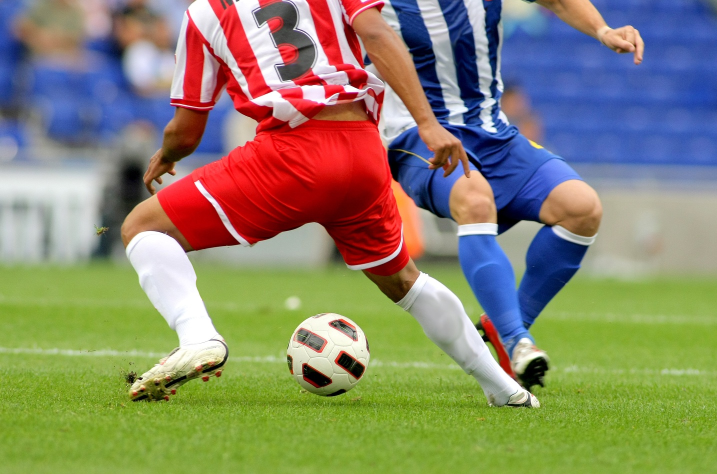
#> input picture data/soccer.jpg, 1434 x 948 px, found by its file name (shown at 1/2 size)
$ python c3_3_1_dot_calc.py
#> lines starting #> are read from the running program, lines starting #| are printed output that depends on the picture
import cv2 as cv
import numpy as np

img = cv.imread('soccer.jpg')
#> img is the input picture: shape (948, 1434, 3); mean B, G, R 107.2, 133.3, 136.9
img = cv.resize(img, dsize=(0, 5), fx=0.25, fy=0.25) # 1/4 크기로
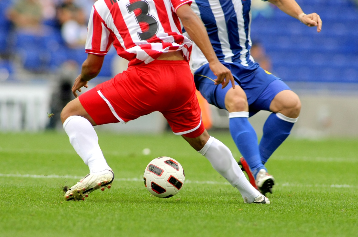
#> img: shape (237, 358, 3); mean B, G, R 107.3, 133.4, 137

def gamma(f, gamma=1.0):
#> called with gamma = 0.5
    f1 = f / 255.0
    return np.uint8(255 * (f1**gamma))
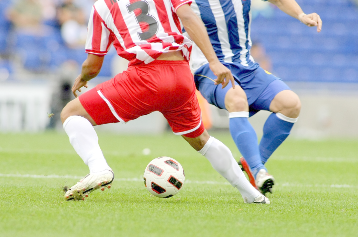
#> returned value: shape (237, 358, 3); mean of channels 0, 1, 2 154, 174.9, 180.3; drawn as B, G, R

gc = np.hstack((
    img,
    gamma(img, 0.5),
    gamma(img, 0.75),
    gamma(img, 1.0),
    gamma(img, 2.0),
    gamma(img, 3.0)
))
#> call 2 of gamma, with gamma = 0.75
#> in gamma (call 2), `return np.uint8(255 * (f1**gamma))`:
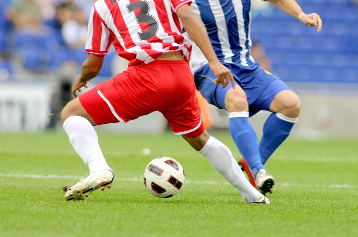
#> returned value: shape (237, 358, 3); mean of channels 0, 1, 2 126.8, 151.5, 156; drawn as B, G, R
#> call 4 of gamma, with gamma = 2
#> in gamma (call 4), `return np.uint8(255 * (f1**gamma))`:
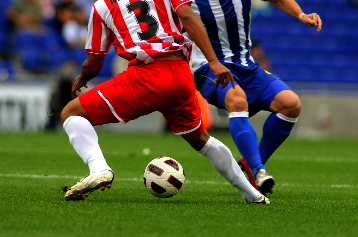
#> returned value: shape (237, 358, 3); mean of channels 0, 1, 2 62.7, 84.4, 86.9; drawn as B, G, R
#> in gamma (call 5), `return np.uint8(255 * (f1**gamma))`:
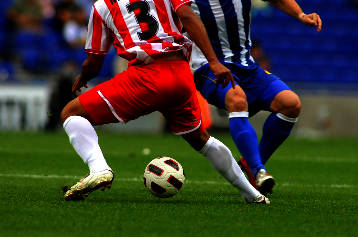
#> returned value: shape (237, 358, 3); mean of channels 0, 1, 2 42.9, 57.5, 60.9; drawn as B, G, R
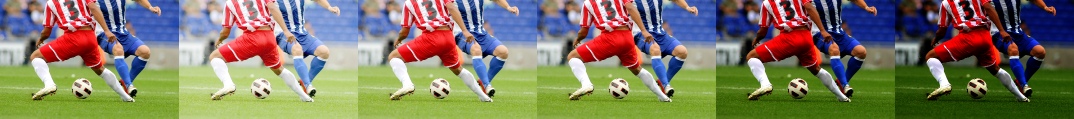
#> gc: shape (237, 2148, 3) (shown at 1/2 size); mean B, G, R 100.2, 122.5, 126.4

cv.imshow('gamma', gc)
cv.imwrite('./transformed/c3/gammas.jpg', gc)
cv.waitKey()
cv.destroyAllWindows()

$ run again, with data/girl_laughing.jpg copied over data/soccer.jpg
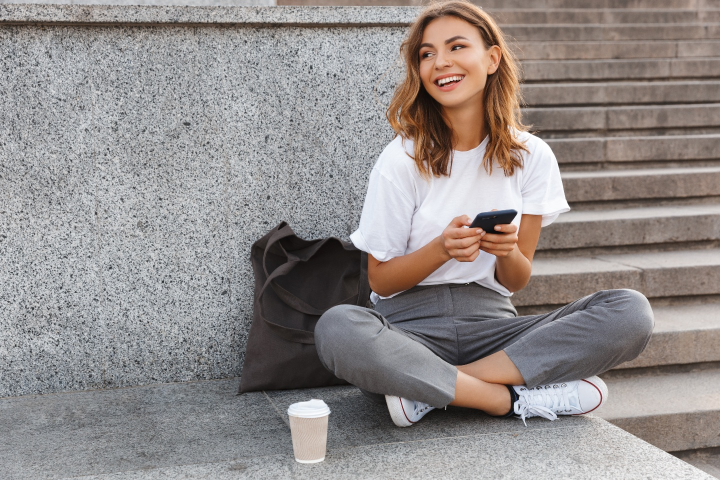
#> input picture data/girl_laughing.jpg, 1440 x 960 px, found by its file name (shown at 1/2 size)
#> img is the input picture: shape (960, 1440, 3); mean B, G, R 139.3, 140.7, 146.8
#> img: shape (240, 360, 3)
#> in gamma (call 5), `return np.uint8(255 * (f1**gamma))`:
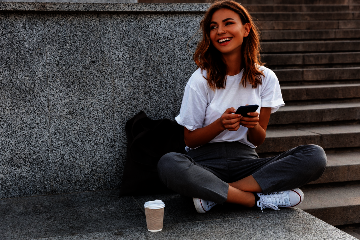
#> returned value: shape (240, 360, 3); mean of channels 0, 1, 2 58, 57.2, 62.3; drawn as B, G, R
#> `gc = np.hstack(( img, gamma(img, 0.5), gamma(img, 0.75), gamma(img, 1...`:
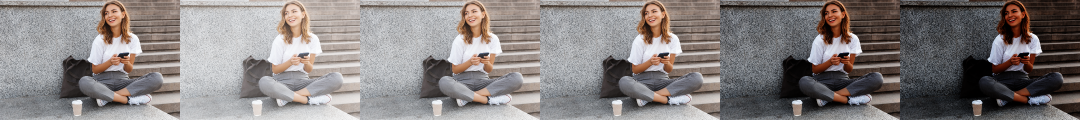
#> gc: shape (240, 2160, 3) (shown at 1/2 size); mean B, G, R 127.7, 128.6, 134.3

$ run again, with data/mistyroad.jpg copied over data/soccer.jpg
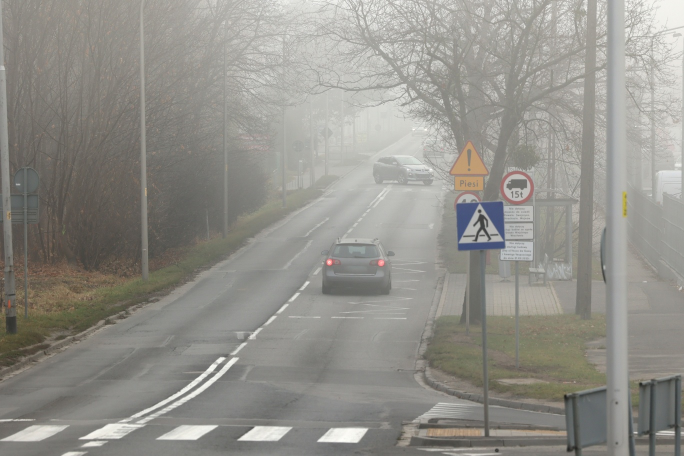
#> input picture data/mistyroad.jpg, 1368 x 912 px, found by its file name (shown at 1/2 size)
#> img is the input picture: shape (912, 1368, 3); mean B, G, R 138.8, 145, 146.5
#> img: shape (228, 342, 3)
#> in gamma (call 5), `return np.uint8(255 * (f1**gamma))`:
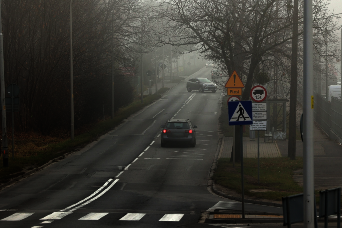
#> returned value: shape (228, 342, 3); mean of channels 0, 1, 2 48.6, 54.2, 55.5; drawn as B, G, R
#> `gc = np.hstack(( img, gamma(img, 0.5), gamma(img, 0.75), gamma(img, 1...`:
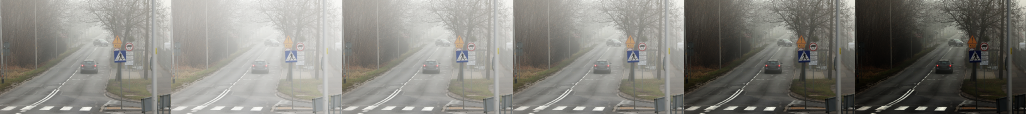
#> gc: shape (228, 2052, 3) (shown at 1/2 size); mean B, G, R 125.4, 131.2, 132.6
